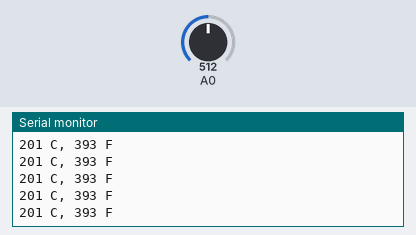
A sketch run on a simulated Arduino Uno, built with avr-gcc and run on an emulated ATmega328P. On the bench: the last lines printed to the serial monitor. The inputs (shaded band) are chosen by the test bench; at power-on: A0 = 512.

Above: at 1.2 s.
1.3 s: A0 set to 716
At 2.0 s:
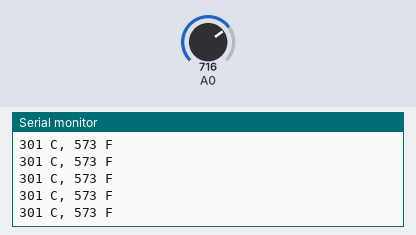
4.3 s: A0 set to 900
At 5.0 s:
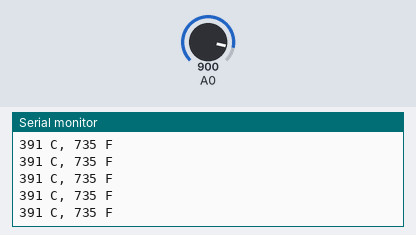
Timing chart, 0 to 7.3 s (numbered marks = the images above; inputs shaded):
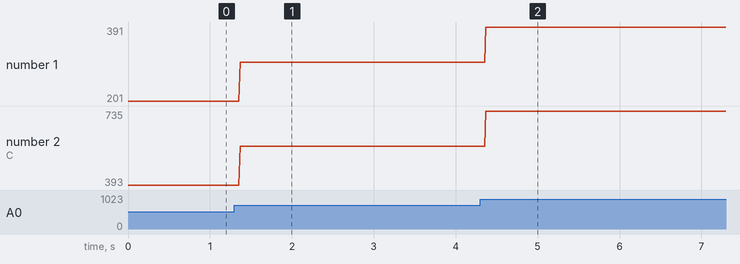

The sketch:

Temp_TMP36_Multimeter.ino
```cpp
/* Author: Github @Ankuraxz
*/

int baselineTemp = 35;
int value =0;
int celsius = 0;
int fahrenheit = 0;

void setup()
{
  pinMode(A0, INPUT);
  Serial.begin(9600);

}

void loop()
{
  value = analogRead(A0);
  celsius = map(((value - 20) * 3.04), 0, 1023, -40, 125);
  fahrenheit = ((celsius * 9) / 5 + 32);
  Serial.print(celsius);
  Serial.print(" C, ");
  Serial.print(fahrenheit);
  Serial.println(" F");


}
```

Measured:
- after the input at 1.3 s, the serial monitor: prints a new line after 0.07 s (image 1)
- after the input at 4.3 s, the serial monitor: prints a new line after 0.07 s (image 2)
- plotted number 1: 201 → 301 after the input at 1.3 s, 301 → 391 after the input at 4.3 s
- plotted number 2: 393 → 573 after the input at 1.3 s, 573 → 735 after the input at 4.3 s
